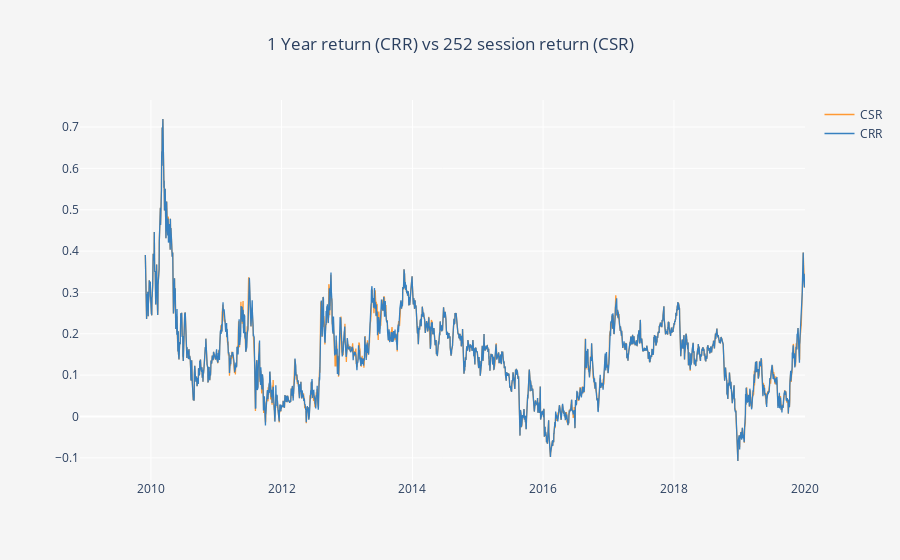

The notebook cell saved with this chart:
### Code cell
layout = go.Layout(
    title ='1 Year return (CRR) vs 252 session return (CSR)',
    paper_bgcolor ='rgb(245, 245, 245)',
    plot_bgcolor ='rgb(245, 245, 245)',
    hovermode = 'x',
    title_x = 0.5,    
      )

Returns = pa.merge_time_series(CSR, CRR)
Returns.iplot(layout=layout.to_plotly_json())

### Figure 1 — Plotly figure (JSON) as saved in the notebook; plotly's stock layout.template omitted (floating-point values rounded to 4 significant figures; data arrays with more than 128 entries replaced by an {"elided": "..."} marker saying what was removed)
{"data": [{"line": {"color": "rgba(255, 153, 51, 1.0)", "dash": "solid", "shape": "linear", "width": 1.3}, "mode": "lines", "name": "CSR", "text": "", "type": "scatter", "x": {"elided": "2792 str values"}, "y": {"elided": "2792 mixed values"}}, {"line": {"color": "rgba(55, 128, 191, 1.0)", "dash": "solid", "shape": "linear", "width": 1.3}, "mode": "lines", "name": "CRR", "text": "", "type": "scatter", "x": {"elided": "2792 str values"}, "y": {"elided": "2792 mixed values"}}], "layout": {"autosize": true, "hovermode": "x", "paper_bgcolor": "rgb(245, 245, 245)", "plot_bgcolor": "rgb(245, 245, 245)", "title": {"text": "1 Year return (CRR) vs 252 session return (CSR)", "x": 0.5}, "xaxis": {"autorange": true, "range": ["2008-12-01", "2020-01-03"], "type": "date"}, "yaxis": {"autorange": true, "range": [-0.1535, 0.7654], "type": "linear"}}}
